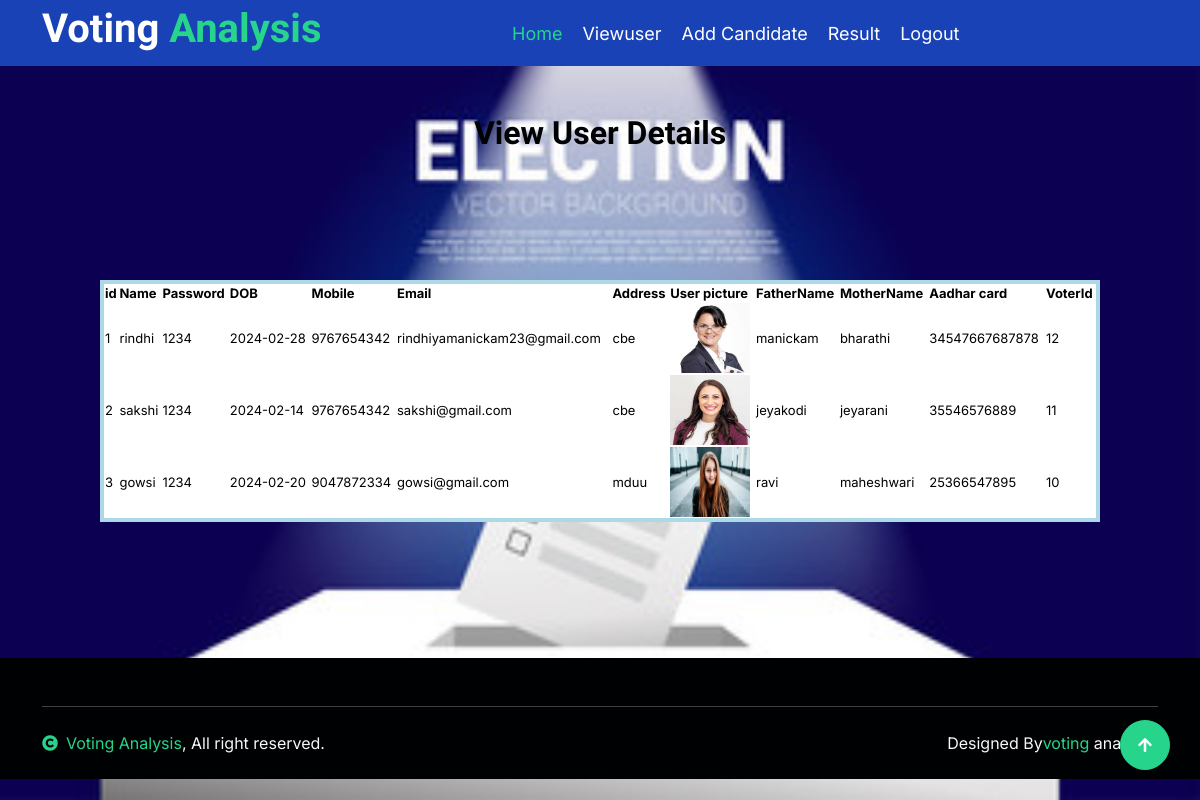
Screenshot of /viewuser.php with the database file from the repository.
### tables this page shows
CREATE TABLE IF NOT EXISTS `user` (
  `id` int(50) NOT NULL AUTO_INCREMENT,
  `name` varchar(50) NOT NULL,
  `password` varchar(50) NOT NULL,
  `dob` varchar(50) NOT NULL,
  `mobile` varchar(50) NOT NULL,
  `email` varchar(50) NOT NULL,
  `address` varchar(50) NOT NULL,
  `uimg` varchar(50) NOT NULL,
  `fname` varchar(50) NOT NULL,
  `mname` varchar(50) NOT NULL,
  `aadhar` varchar(50) NOT NULL,
  `vid` varchar(50) NOT NULL,
  `login` varchar(50) NOT NULL,
  `otp` varchar(50) NOT NULL,
  PRIMARY KEY (`id`)
);

### viewuser.php (the view, shortened to what this page needs)
<?php
include('adminheader.php');
include('style.php');
if (isset($_POST['search'])) {
    $search_name = $_POST['search_name'];
    $query = "SELECT * FROM user WHERE name LIKE '%$search_name%' or address LIKE '%$search_name%'";
} else {
    $query = "SELECT * FROM user";
}
$result = mysql_query($query) or die(mysql_error());
?>
<form method="post">
    <div>
        <br>
        <br>
        <h2 align="center">View User Details</h2>
        <table border="2" cellspacing="6" class="displaycontent" width="1000" height="120" style="border:4px solid lightblue;" align="center">
            <tr>
                <th bgcolor=white><font color=black size=2>id</font></th>
                <th bgcolor=white><font color=black size=2>Name</font></th>
				  <th bgcolor=white><font color=black size=2>Password</font></th>
				   <th bgcolor=white><font color=black size=2>DOB</font></th>
                <th bgcolor=white><font color=black size=2>Mobile</font></th>
				  <th bgcolor=white><font color=black size=2>Email</font></th>
                <th bgcolor=white><font color=black size=2>Address</font></th>
				 <th bgcolor=white><font color=black size=2>User picture</font></th>
				 <th bgcolor=white><font color=black size=2>FatherName</font></th>
                <th bgcolor=white><font color=black size=2>MotherName</font></th>
                <th bgcolor=white><font color=black size=2>Aadhar card</font></th>
                <th bgcolor=white><font color=black size=2>VoterId</font></th>
            </tr>
            <br><br>
            <br>
            <br>
            <br>
            <?php
            while ($row = mysql_fetch_assoc($result)) {
            ?>
                <tr>
                    <td bgcolor=white><font color=black size=2><?php echo $row['id']; ?></font></td>
                    <td bgcolor=white><font color=black size=2><?php echo $row['name']; ?></font></td>
                    <td bgcolor=white><font color=black size=2><?php echo $row['password']; ?></font></td>
					  <td bgcolor=white><font color=black size=2><?php echo $row['dob']; ?></font></td>
                    <td bgcolor=white><font color=black size=2><?php echo $row['mobile']; ?></font></td>
					  <td bgcolor=white><font color=black size=2><?php echo $row['email']; ?></font></td>
                    <td bgcolor=white><font color=black size=2><?php echo $row['address']; ?></font></td>
					<td  bgcolor=white><font color=black size=2><img src=<?php echo $row['uimg'];?> width=80 height=70></td>
                    <td bgcolor=white><font color=black size=2><?php echo $row['fname']; ?></font></td>
                    <td bgcolor=white><font color=black size=2><?php echo $row['mname']; ?></font></td>
                    <td bgcolor=white><font color=black size=2><?php echo $row['aadhar']; ?></font></td>
                    <td bgcolor=white><font color=black size=2><?php echo $row['vid']; ?></font></td>
                </tr>
            <?php }  ?>
        </table>
    </div>
</form>
<?php
include('footer.php');
?>

### adminheader.php (shortened to what this page needs)
 <div class="container-fluid bg-primary">
     <div class="container">
         <nav class="navbar navbar-dark navbar-expand-lg py-0">
             <a href="index.php" class="navbar-brand">
                 <h1 class="text-white fw-bold d-block">Voting <span class="text-secondary">Analysis</span> </h1>
             </a>
             <div class="collapse navbar-collapse bg-transparent" id="navbarCollapse">
                 <div class="navbar-nav ms-auto mx-xl-auto p-0">
                     <a href="index.php" class="nav-item nav-link active text-secondary">Home</a>
                     <a href="viewuser.php" class="nav-item nav-link">Viewuser</a>
                     <a href="addcandidate.php" class="nav-item nav-link">Add Candidate</a>
<a href="result.php" class="nav-item nav-link">Result </a>
                     <a href="adminlogin.php" class="nav-item nav-link">Logout</a>
             <div class="d-none d-xl-flex flex-shirink-0">
             </div>
         </nav>
     </div>
 </div>

### style.php (shortened to what this page needs)
<!DOCTYPE html>
<html lang="en">
    <head>
        <link href="https://cdnjs.cloudflare.com/ajax/libs/font-awesome/5.10.0/css/all.min.css" rel="stylesheet">
        <link href="https://cdn.jsdelivr.net/npm/bootstrap-icons@1.4.1/font/bootstrap-icons.css" rel="stylesheet">
        <link href="lib/animate/animate.min.css" rel="stylesheet">
        <link href="lib/owlcarousel/assets/owl.carousel.min.css" rel="stylesheet">
        <link href="css/bootstrap.min.css" rel="stylesheet">
        <link href="css/style.css" rel="stylesheet">
    </head>
        <a href="#" class="btn btn-secondary btn-square rounded-circle back-to-top"><i class="fa fa-arrow-up text-white"></i></a>
    </body>
</html>

### footer.php (shortened to what this page needs)
 <div class="container-fluid footer bg-dark wow fadeIn" data-wow-delay=".3s">
    <div class="container pt-5 pb-4">
        <hr class="text-light mt-5 mb-4">
        <div class="row">
            <div class="col-md-6 text-center text-md-start">
                <span class="text-light"><a href="#" class="text-secondary"><i class="fas fa-copyright text-secondary me-2"></i>Voting Analysis</a>, All right reserved.</span>
            </div>
            <div class="col-md-6 text-center text-md-end">
                <span class="text-light">Designed By<a href="https://htmlcodex.com" class="text-secondary">voting</a> analyser <a
        </div>
    </div>
</div>

### css/style.css (style rules this page uses)
.btn { font-weight: 600; transition: .5s; }
.btn-square { width: 38px; height: 38px; }
.btn-square, .btn-sm-square, .btn-md-square, .btn-lg-square { padding: 0; display: flex; align-items: center; justify-content: center; font-weight: normal; }
.back-to-top { position: fixed; width: 50px; height: 50px; right: 30px; bottom: 30px; z-index: 99; }
.navbar .navbar-nav { padding: 15px 0; }
.navbar .navbar-nav .nav-link { padding: 10px; color: var(--bs-white); font-size: 18px; outline: none; }
.navbar .navbar-nav .nav-link:hover, .navbar .navbar-nav .nav-link.active { color: var(--bs-secondary) !important; }

### rows the page displays
user: id "1", name "rindhi", password "1234", dob "2024-02-28", mobile "9767654342", email "rindhiyamanickam23@gmail.com", address "cbe", uimg (picture), fname "manickam", mname "bharathi", aadhar "34547667687878", vid "12"
user: id "2", name "sakshi", password "1234", dob "2024-02-14", mobile "9767654342", email "sakshi@gmail.com", address "cbe", uimg (picture), fname "jeyakodi", mname "jeyarani", aadhar "35546576889", vid "11"
user: id "3", name "gowsi", password "1234", dob "2024-02-20", mobile "9047872334", email "gowsi@gmail.com", address "mduu", uimg (picture), fname "ravi", mname "maheshwari", aadhar "25366547895", vid "10"
